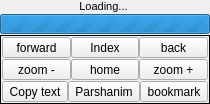
     <widget class="QWidget" name="displaypage">
      <layout class="QVBoxLayout" name="verticalLayout_3">
       <property name="spacing">
        <number>1</number>
       </property>
       <property name="leftMargin">
        <number>0</number>
       </property>
       <property name="topMargin">
        <number>0</number>
       </property>
       <property name="rightMargin">
        <number>0</number>
       </property>
       <property name="bottomMargin">
        <number>0</number>
       </property>
       <item>
        <widget class="QFrame" name="displayArea">
         <property name="layoutDirection">
          <enum>Qt::RightToLeft</enum>
         </property>
         <layout class="QVBoxLayout" name="verticalLayout_14">
          <property name="spacing">
           <number>1</number>
          </property>
          <property name="leftMargin">
           <number>0</number>
          </property>
          <property name="topMargin">
           <number>0</number>
          </property>
          <property name="rightMargin">
           <number>0</number>
          </property>
          <property name="bottomMargin">
           <number>0</number>
          </property>
          <item>
           <layout class="QHBoxLayout" name="horizontalLayout_2">
            <item>
             <widget class="QLabel" name="bookNameLBL">
              <property name="sizePolicy">
               <sizepolicy hsizetype="MinimumExpanding" vsizetype="Maximum">
                <horstretch>0</horstretch>
                <verstretch>0</verstretch>
               </sizepolicy>
              </property>
              <property name="minimumSize">
               <size>
                <width>100</width>
                <height>0</height>
               </size>
              </property>
              <property name="font">
               <font>
                <pointsize>8</pointsize>
               </font>
              </property>
              <property name="styleSheet">
               <string notr="true">font: 8pt;</string>
              </property>
              <property name="text">
               <string>Loading... </string>
              </property>
              <property name="textFormat">
               <enum>Qt::AutoText</enum>
              </property>
              <property name="alignment">
               <set>Qt::AlignCenter</set>
              </property>
             </widget>
            </item>
           </layout>
          </item>
          <item>
           <widget class="QProgressBar" name="loadBar">
            <property name="maximumSize">
             <size>
              <width>16777215</width>
              <height>20</height>
             </size>
            </property>
            <property name="layoutDirection">
             <enum>Qt::LeftToRight</enum>
            </property>
            <property name="styleSheet">
             <string notr="true"/>
            </property>
            <property name="maximum">
             <number>0</number>
            </property>
            <property name="value">
             <number>-1</number>
            </property>
            <property name="textVisible">
             <bool>true</bool>
            </property>
            <property name="invertedAppearance">
             <bool>false</bool>
            </property>
            <property name="format">
             <string extracomment="loading">%p%</string>
            </property>
           </widget>
          </item>
         </layout>
        </widget>
       </item>
       <item>
        <widget class="QFrame" name="dispalyMenu">
         <property name="sizePolicy">
          <sizepolicy hsizetype="Preferred" vsizetype="Maximum">
           <horstretch>0</horstretch>
           <verstretch>0</verstretch>
          </sizepolicy>
         </property>
         <property name="palette">
          <palette>
           <active>
            <colorrole role="WindowText">
             <brush brushstyle="SolidPattern">
              <color alpha="255">
               <red>40</red>
               <green>19</green>
               <blue>1</blue>
              </color>
             </brush>
            </colorrole>
            <colorrole role="Button">
             <brush brushstyle="SolidPattern">
              <color alpha="255">
               <red>0</red>
               <green>0</green>
               <blue>0</blue>
              </color>
             </brush>
            </colorrole>
            <colorrole role="Text">
             <brush brushstyle="SolidPattern">
              <color alpha="255">
               <red>40</red>
               <green>19</green>
               <blue>1</blue>
              </color>
             </brush>
            </colorrole>
            <colorrole role="ButtonText">
             <brush brushstyle="SolidPattern">
              <color alpha="255">
               <red>40</red>
               <green>19</green>
               <blue>1</blue>
              </color>
             </brush>
            </colorrole>
            <colorrole role="Base">
             <brush brushstyle="SolidPattern">
              <color alpha="255">
               <red>0</red>
               <green>0</green>
               <blue>0</blue>
              </color>
             </brush>
            </colorrole>
            <colorrole role="Window">
             <brush brushstyle="SolidPattern">
              <color alpha="255">
               <red>0</red>
               <green>0</green>
               <blue>0</blue>
              </color>
             </brush>
            </colorrole>
           </active>
           <inactive>
            <colorrole role="WindowText">
             <brush brushstyle="SolidPattern">
              <color alpha="255">
               <red>40</red>
               <green>19</green>
               <blue>1</blue>
              </color>
             </brush>
            </colorrole>
            <colorrole role="Button">
             <brush brushstyle="SolidPattern">
              <color alpha="255">
               <red>0</red>
               <green>0</green>
               <blue>0</blue>
              </color>
             </brush>
            </colorrole>
            <colorrole role="Text">
             <brush brushstyle="SolidPattern">
              <color alpha="255">
               <red>40</red>
               <green>19</green>
               <blue>1</blue>
              </color>
             </brush>
            </colorrole>
            <colorrole role="ButtonText">
             <brush brushstyle="SolidPattern">
              <color alpha="255">
               <red>40</red>
               <green>19</green>
               <blue>1</blue>
              </color>
             </brush>
            </colorrole>
            <colorrole role="Base">
             <brush brushstyle="SolidPattern">
              <color alpha="255">
               <red>0</red>
               <green>0</green>
               <blue>0</blue>
              </color>
             </brush>
            </colorrole>
            <colorrole role="Window">
             <brush brushstyle="SolidPattern">
              <color alpha="255">
               <red>0</red>
               <green>0</green>
               <blue>0</blue>
              </color>
             </brush>
            </colorrole>
           </inactive>
           <disabled>
            <colorrole role="WindowText">
             <brush brushstyle="SolidPattern">
              <color alpha="255">
               <red>255</red>
               <green>255</green>
               <blue>255</blue>
              </color>
             </brush>
            </colorrole>
            <colorrole role="Button">
             <brush brushstyle="SolidPattern">
              <color alpha="255">
               <red>0</red>
               <green>0</green>
               <blue>0</blue>
              </color>
             </brush>
            </colorrole>
            <colorrole role="Text">
             <brush brushstyle="SolidPattern">
              <color alpha="255">
               <red>255</red>
               <green>255</green>
               <blue>255</blue>
              </color>
             </brush>
            </colorrole>
            <colorrole role="ButtonText">
             <brush brushstyle="SolidPattern">
              <color alpha="255">
               <red>255</red>
               <green>255</green>
               <blue>255</blue>
              </color>
             </brush>
            </colorrole>
            <colorrole role="Base">
             <brush brushstyle="SolidPattern">
              <color alpha="255">
               <red>0</red>
               <green>0</green>
               <blue>0</blue>
              </color>
             </brush>
            </colorrole>
            <colorrole role="Window">
             <brush brushstyle="SolidPattern">
              <color alpha="255">
               <red>0</red>
               <green>0</green>
               <blue>0</blue>
              </color>
             </brush>
            </colorrole>
           </disabled>
          </palette>
         </property>
         <property name="styleSheet">
          <string notr="true">font: 9pt;</string>
         </property>
         <property name="frameShape">
          <enum>QFrame::StyledPanel</enum>
         </property>
         <property name="frameShadow">
          <enum>QFrame::Plain</enum>
         </property>
         <property name="lineWidth">
          <number>1</number>
         </property>
         <layout class="QVBoxLayout" name="verticalLayout_27">
          <property name="spacing">
           <number>1</number>
          </property>
          <property name="leftMargin">
           <number>1</number>
          </property>
          <property name="topMargin">
           <number>1</number>
          </property>
          <property name="rightMargin">
           <number>1</number>
          </property>
          <property name="bottomMargin">
           <number>1</number>
          </property>
          <item>
           <layout class="QHBoxLayout" name="horizontalLayout_10">
            <property name="spacing">
             <number>0</number>
            </property>
            <item>
             <widget class="QToolButton" name="forwardBTN">
              <property name="sizePolicy">
               <sizepolicy hsizetype="Preferred" vsizetype="Preferred">
                <horstretch>0</horstretch>
                <verstretch>0</verstretch>
               </sizepolicy>
              </property>
              <property name="minimumSize">
               <size>
                <width>50</width>
                <height>19</height>
               </size>
              </property>
              <property name="font">
               <font>
                <pointsize>9</pointsize>
                <weight>50</weight>
                <bold>false</bold>
               </font>
              </property>
              <property name="autoFillBackground">
               <bool>false</bool>
              </property>
              <property name="text">
               <string>forward</string>
              </property>
              <property name="icon">
               <iconset resource="../Orayta.qrc">
                <normaloff>:/Icons/go-previous.png</normaloff>:/Icons/go-previous.png</iconset>
              </property>
              <property name="iconSize">
               <size>
                <width>50</width>
                <height>50</height>
               </size>
              </property>
              <property name="toolButtonStyle">
               <enum>Qt::ToolButtonTextUnderIcon</enum>
              </property>
              <property name="autoRaise">
               <bool>false</bool>
              </property>
             </widget>
            </item>
            <item>
             <widget class="QToolButton" name="toIndexMenuBTN">
              <property name="sizePolicy">
               <sizepolicy hsizetype="Preferred" vsizetype="Preferred">
                <horstretch>0</horstretch>
                <verstretch>0</verstretch>
               </sizepolicy>
              </property>
              <property name="minimumSize">
               <size>
                <width>50</width>
                <height>19</height>
               </size>
              </property>
              <property name="font">
               <font>
                <pointsize>9</pointsize>
                <weight>50</weight>
                <bold>false</bold>
               </font>
              </property>
              <property name="autoFillBackground">
               <bool>false</bool>
              </property>
              <property name="text">
               <string>Index</string>
              </property>
              <property name="icon">
               <iconset resource="../Orayta.qrc">
                <normaloff>:/Icons/arrow-up.png</normaloff>:/Icons/arrow-up.png</iconset>
              </property>
              <property name="iconSize">
               <size>
                <width>50</width>
                <height>50</height>
               </size>
              </property>
              <property name="toolButtonStyle">
               <enum>Qt::ToolButtonTextUnderIcon</enum>
              </property>
              <property name="autoRaise">
               <bool>false</bool>
              </property>
             </widget>
            </item>
            <item>
             <widget class="QToolButton" name="backBTN">
              <property name="sizePolicy">
               <sizepolicy hsizetype="Preferred" vsizetype="Preferred">
                <horstretch>0</horstretch>
                <verstretch>0</verstretch>
               </sizepolicy>
              </property>
              <property name="minimumSize">
               <size>
                <width>50</width>
                <height>19</height>
               </size>
              </property>
              <property name="font">
               <font>
                <pointsize>9</pointsize>
                <weight>50</weight>
                <bold>false</bold>
               </font>
              </property>
              <property name="autoFillBackground">
               <bool>false</bool>
              </property>
              <property name="text">
               <string>back</string>
              </property>
              <property name="icon">
               <iconset resource="../Orayta.qrc">
                <normaloff>:/Icons/go-next.png</normaloff>:/Icons/go-next.png</iconset>
              </property>
              <property name="iconSize">
               <size>
                <width>50</width>
                <height>50</height>
               </size>
              </property>
              <property name="toolButtonStyle">
               <enum>Qt::ToolButtonTextUnderIcon</enum>
              </property>
              <property name="autoRaise">
               <bool>false</bool>
              </property>
             </widget>
            </item>
           </layout>
          </item>
          <item>
           <layout class="QHBoxLayout" name="horizontalLayout_21">
            <property name="spacing">
             <number>0</number>
            </property>
            <property name="topMargin">
             <number>0</number>
            </property>
            <item>
             <widget class="QToolButton" name="ZoomOutBTN">
              <property name="sizePolicy">
               <sizepolicy hsizetype="Preferred" vsizetype="Preferred">
                <horstretch>0</horstretch>
                <verstretch>0</verstretch>
               </sizepolicy>
              </property>
              <property name="minimumSize">
               <size>
                <width>50</width>
                <height>19</height>
               </size>
              </property>
              <property name="font">
               <font>
                <pointsize>9</pointsize>
                <weight>50</weight>
                <bold>false</bold>
               </font>
              </property>
              <property name="autoFillBackground">
               <bool>false</bool>
              </property>
              <property name="text">
               <string>zoom -</string>
              </property>
              <property name="icon">
               <iconset resource="../Orayta.qrc">
                <normaloff>:/Icons/zoom-out.png</normaloff>:/Icons/zoom-out.png</iconset>
              </property>
              <property name="iconSize">
               <size>
                <width>50</width>
                <height>50</height>
               </size>
              </property>
              <property name="toolButtonStyle">
               <enum>Qt::ToolButtonTextUnderIcon</enum>
              </property>
              <property name="autoRaise">
               <bool>false</bool>
              </property>
             </widget>
            </item>
            <item>
             <widget class="QToolButton" name="toMainMenuBTN">
              <property name="sizePolicy">
               <sizepolicy hsizetype="Preferred" vsizetype="Preferred">
                <horstretch>0</horstretch>
                <verstretch>0</verstretch>
               </sizepolicy>
              </property>
              <property name="minimumSize">
               <size>
                <width>50</width>
                <height>19</height>
               </size>
              </property>
              <property name="font">
               <font>
                <pointsize>9</pointsize>
                <weight>50</weight>
                <bold>false</bold>
               </font>
              </property>
              <property name="text">
               <string>home</string>
              </property>
              <property name="icon">
               <iconset resource="../Orayta.qrc">
                <normaloff>:/Icons/go-home.png</normaloff>:/Icons/go-home.png</iconset>
              </property>
              <property name="iconSize">
               <size>
                <width>50</width>
                <height>50</height>
               </size>
              </property>
              <property name="toolButtonStyle">
               <enum>Qt::ToolButtonTextUnderIcon</enum>
              </property>
              <property name="autoRaise">
               <bool>false</bool>
              </property>
             </widget>
            </item>
            <item>
             <widget class="QToolButton" name="ZoomInBTN">
              <property name="sizePolicy">
               <sizepolicy hsizetype="Preferred" vsizetype="Preferred">
                <horstretch>0</horstretch>
                <verstretch>0</verstretch>
               </sizepolicy>
              </property>
              <property name="minimumSize">
               <size>
                <width>50</width>
                <height>19</height>
               </size>
              </property>
              <property name="font">
               <font>
                <pointsize>9</pointsize>
                <weight>50</weight>
                <bold>false</bold>
               </font>
              </property>
              <property name="text">
               <string>zoom +</string>
              </property>
              <property name="icon">
               <iconset resource="../Orayta.qrc">
                <normaloff>:/Icons/zoom-in.png</normaloff>:/Icons/zoom-in.png</iconset>
              </property>
              <property name="iconSize">
               <size>
                <width>50</width>
                <height>50</height>
               </size>
              </property>
              <property name="toolButtonStyle">
               <enum>Qt::ToolButtonTextUnderIcon</enum>
              </property>
              <property name="autoRaise">
               <bool>false</bool>
              </property>
             </widget>
            </item>
           </layout>
          </item>
          <item>
           <layout class="QHBoxLayout" name="horizontalLayout_15">
            <property name="spacing">
             <number>0</number>
            </property>
            <item>
             <widget class="QToolButton" name="copyTextBTN">
              <property name="sizePolicy">
               <sizepolicy hsizetype="Preferred" vsizetype="Preferred">
                <horstretch>0</horstretch>
                <verstretch>0</verstretch>
               </sizepolicy>
              </property>
              <property name="minimumSize">
               <size>
                <width>50</width>
                <height>19</height>
               </size>
              </property>
              <property name="font">
               <font>
                <pointsize>9</pointsize>
                <weight>50</weight>
                <bold>false</bold>
               </font>
              </property>
              <property name="text">
               <string>Copy text</string>
              </property>
              <property name="icon">
               <iconset resource="../Orayta.qrc">
                <normaloff>:/Icons/edit-copy.png</normaloff>:/Icons/edit-copy.png</iconset>
              </property>
              <property name="iconSize">
               <size>
                <width>50</width>
                <height>50</height>
               </size>
              </property>
              <property name="toolButtonStyle">
               <enum>Qt::ToolButtonTextUnderIcon</enum>
              </property>
              <property name="autoRaise">
               <bool>false</bool>
              </property>
             </widget>
            </item>
            <item>
             <widget class="QToolButton" name="mixedSelectBTN">
              <property name="sizePolicy">
               <sizepolicy hsizetype="Preferred" vsizetype="Preferred">
                <horstretch>0</horstretch>
                <verstretch>0</verstretch>
               </sizepolicy>
              </property>
              <property name="minimumSize">
               <size>
                <width>50</width>
                <height>19</height>
               </size>
              </property>
              <property name="font">
               <font>
                <pointsize>9</pointsize>
                <weight>50</weight>
                <italic>false</italic>
                <bold>false</bold>
               </font>
              </property>
              <property name="styleSheet">
               <string notr="true">font: 9pt;</string>
              </property>
              <property name="text">
               <string>Parshanim</string>
              </property>
              <property name="icon">
               <iconset resource="../Orayta.qrc">
                <normaloff>:/Icons/bookcase.png</normaloff>:/Icons/bookcase.png</iconset>
              </property>
              <property name="iconSize">
               <size>
                <width>50</width>
                <height>50</height>
               </size>
              </property>
              <property name="toolButtonStyle">
               <enum>Qt::ToolButtonTextUnderIcon</enum>
              </property>
              <property name="autoRaise">
               <bool>false</bool>
              </property>
             </widget>
            </item>
            <item>
             <widget class="QToolButton" name="addBM_BTN">
              <property name="sizePolicy">
               <sizepolicy hsizetype="Preferred" vsizetype="Preferred">
                <horstretch>0</horstretch>
                <verstretch>0</verstretch>
               </sizepolicy>
              </property>
              <property name="minimumSize">
               <size>
                <width>50</width>
                <height>19</height>
               </size>
              </property>
              <property name="font">
               <font>
                <pointsize>9</pointsize>
                <weight>50</weight>
                <italic>false</italic>
                <bold>false</bold>
               </font>
              </property>
              <property name="styleSheet">
               <string notr="true">font: 9pt ;</string>
              </property>
              <property name="text">
               <string>bookmark</string>
              </property>
              <property name="icon">
               <iconset resource="../Orayta.qrc">
                <normaloff>:/Icons/bookmarks.png</normaloff>:/Icons/bookmarks.png</iconset>
              </property>
              <property name="iconSize">
               <size>
                <width>30</width>
                <height>30</height>
               </size>
              </property>
              <property name="toolButtonStyle">
               <enum>Qt::ToolButtonTextUnderIcon</enum>
              </property>
              <property name="autoRaise">
               <bool>false</bool>
              </property>
             </widget>
            </item>
           </layout>
          </item>
         </layout>
        </widget>
       </item>
      </layout>
     </widget>
